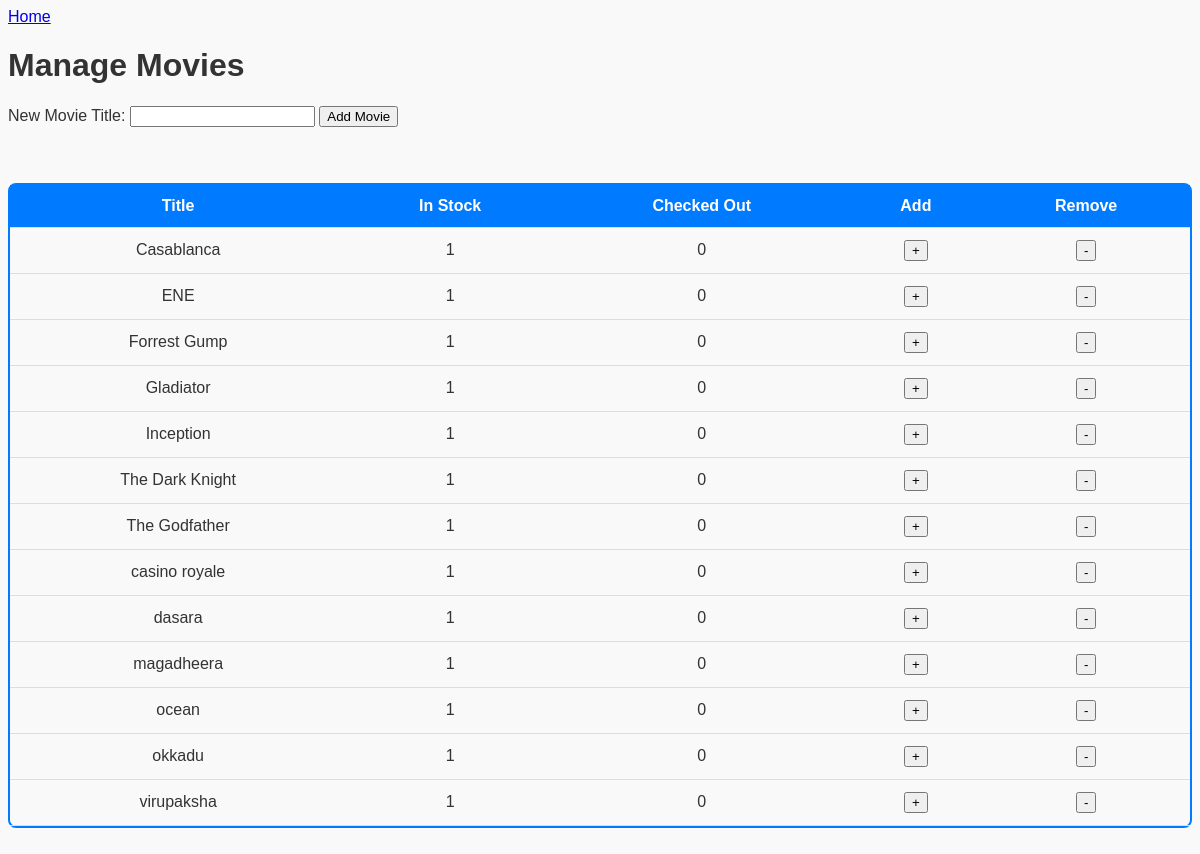
The page /movie.html/ on the database its author committed.
### bricksmasher_app/models.py (models this page shows, shortened)
class Movie(models.Model):
    title = models.CharField(max_length=100, unique=True)
    in_stock = models.PositiveIntegerField()
    checked_out = models.PositiveIntegerField()

### bricksmasher_app/views.py (the view)
# urls.py: path('movie.html/', views.movie, name='movie'),
def movie(request):
    movies = Movie.objects.all().order_by('title')
    return render(request, 'bricksmasher_app/movie.html', {'movies': movies})

### bricksmasher_app/templates/bricksmasher_app/movie.html (shortened to what this page needs)
<!DOCTYPE html>
<html>
<head>
</head>
<body>
    <div>
	<a href="{% url 'home' %}">Home</a>
	<h1>Manage Movies</h1>
        <form id="new-movie-form">
            <label for="title">New Movie Title:</label>
            <input type="text" id="title" name="title">
            <button type="submit">Add Movie</button>
        </form>
<br>
<br>
        <table>
            <thead>
                <tr>
                    <th>Title</th>
                    <th>In Stock</th>
                    <th>Checked Out</th>
                    <th>Add</th>
                    <th>Remove</th>
                </tr>
            </thead>
            <tbody>
                {% for movie in movies %}
                    <tr>
                        <td>{{ movie.title }}</td>
                        <td>{{ movie.in_stock }}</td>
                        <td>{{ movie.checked_out }}</td>
                        <td><button class="add-movie-btn" data-movie-id="{{ movie.id }}">+</button></td>
                        <td><button class="remove-movie-btn" data-movie-id="{{ movie.id }}">-</button></td>
                    </tr>
                {% endfor %}
            </tbody>
        </table>
<br>
    </div>
</body>
</html>

### bricksmasher_app/templates/bricksmasher_app/movie.html (style rules this page uses)
body { font-family: "Arial", sans-serif; background-color: #f9f9f9; color: #333; }
table { width: 100%; border-collapse: separate; border-spacing: 0; border: 2px solid #007bff; border-radius: 8px; }
th, td { padding: 12px; text-align: center; border-bottom: 1px solid #ddd; }
th { background-color: #007bff; color: #fff; }

### rows shown on the page
Movie: title "Casablanca", in_stock "1", checked_out "0"
Movie: title "ENE", in_stock "1", checked_out "0"
Movie: title "Forrest Gump", in_stock "1", checked_out "0"
Movie: title "Gladiator", in_stock "1", checked_out "0"
Movie: title "Inception", in_stock "1", checked_out "0"
Movie: title "The Dark Knight", in_stock "1", checked_out "0"
Movie: title "The Godfather", in_stock "1", checked_out "0"
Movie: title "casino royale", in_stock "1", checked_out "0"
Movie: title "dasara", in_stock "1", checked_out "0"
Movie: title "magadheera", in_stock "1", checked_out "0"
Movie: title "ocean", in_stock "1", checked_out "0"
Movie: title "okkadu", in_stock "1", checked_out "0"
Movie: title "virupaksha", in_stock "1", checked_out "0"
